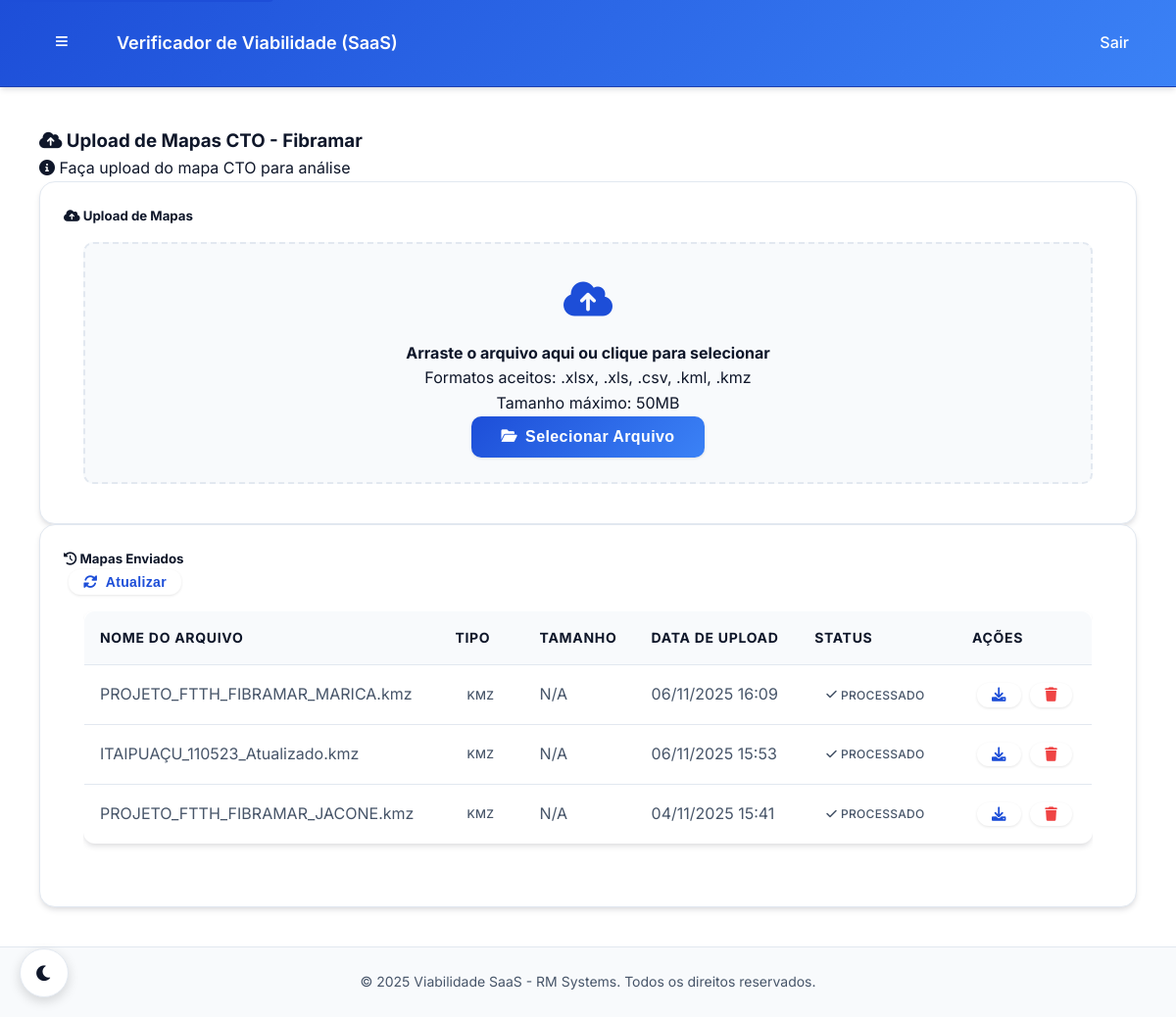
Before: /fibramar/upload/ (signed in) with the older database file.
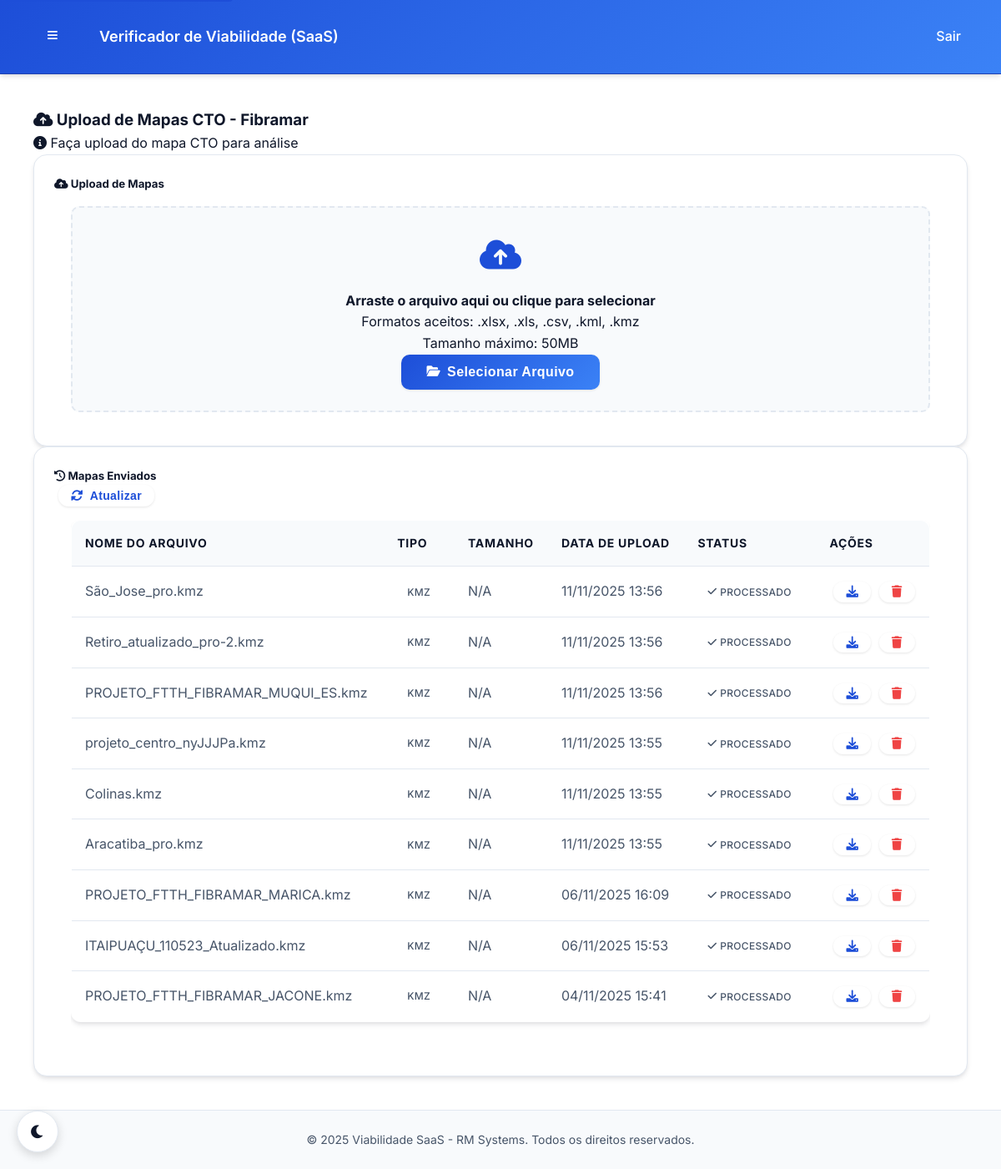
After: the same page with the newer database file.
### core/models.py (models this page shows, shortened)
class Company(models.Model):
    name = models.CharField(max_length=200, verbose_name="Nome da Empresa")
    slug = models.SlugField(max_length=200, unique=True, verbose_name="Slug", help_text="URL amigável para a empresa")
    cnpj = models.CharField(max_length=18, unique=True, verbose_name="CNPJ")
    email = models.EmailField(verbose_name="E-mail da Empresa")
    phone = models.CharField(max_length=20, blank=True, verbose_name="Telefone")
    address = models.TextField(blank=True, verbose_name="Endereço")
    is_active = models.BooleanField(default=True, verbose_name="Ativa")
    created_at = models.DateTimeField(auto_now_add=True, verbose_name="Criada em")
    updated_at = models.DateTimeField(auto_now=True, verbose_name="Atualizada em")
    class Meta:
        verbose_name = "Empresa"
        verbose_name_plural = "Empresas"
        ordering = ['name']

class CTOMapFile(models.Model):
    FILE_TYPES = [
        ('kml', 'KML'),
        ('kmz', 'KMZ'),
        ('csv', 'CSV'),
        ('xls', 'XLS'),
        ('xlsx', 'XLSX'),
    ]
    PROCESSING_STATUS = [
        ('pending', 'Pendente'),
        ('processing', 'Processando'),
        ('completed', 'Concluído'),
        ('failed', 'Falhou'),
    ]
    file = models.FileField(upload_to="cto_maps/", verbose_name="Arquivo")
    description = models.CharField(max_length=255, blank=True, verbose_name="Descrição")
    file_type = models.CharField(max_length=10, choices=FILE_TYPES, default='csv', verbose_name="Tipo de Arquivo")
    company = models.ForeignKey(
        Company,
        on_delete=models.CASCADE,
        related_name='cto_maps',
        verbose_name="Empresa"
    )
    uploaded_by = models.ForeignKey(
        CustomUser,
        on_delete=models.CASCADE,
        related_name='uploaded_maps',
        verbose_name="Enviado por"
    )
    uploaded_at = models.DateTimeField(auto_now_add=True, verbose_name="Enviado em")
    processing_status = models.CharField(
        max_length=20,
        choices=PROCESSING_STATUS,
        default='pending',
        verbose_name="Status de Processamento"
    )
    is_processed = models.BooleanField(default=False, verbose_name="Processado")
    processed_at = models.DateTimeField(null=True, blank=True, verbose_name="Processado em")
    analysis_id = models.CharField(max_length=100, blank=True, verbose_name="ID da Análise")
    viability_score = models.IntegerField(null=True, blank=True, verbose_name="Score de Viabilidade")
    processing_time = models.FloatField(null=True, blank=True, verbose_name="Tempo de Processamento (s)")
    analysis_results = models.JSONField(default=dict, blank=True, verbose_name="Resultados da Análise")
    issues_found = models.JSONField(default=list, blank=True, verbose_name="Problemas Encontrados")
    recommendations = models.JSONField(default=list, blank=True, verbose_name="Recomendações")
    file_size = models.BigIntegerField(null=True, blank=True, verbose_name="Tamanho do Arquivo (bytes)")
    coordinates_count = models.IntegerField(null=True, blank=True, verbose_name="Número de Coordenadas")
    updated_at = models.DateTimeField(auto_now=True, verbose_name="Atualizado em")
    class Meta:
        verbose_name = "Mapa CTO"
        verbose_name_plural = "Mapas CTO"
        ordering = ['-uploaded_at']
        indexes = [
            models.Index(fields=['company', 'processing_status']),
            models.Index(fields=['uploaded_by', 'uploaded_at']),
            models.Index(fields=['file_type', 'is_processed']),
        ]
    @property
    def file_name(self):
        return os.path.basename(self.file.name) if self.file else ""

### core/views.py (the view)
@login_required
@company_access_required(require_admin=False, allow_user_role=True)
def company_map_upload_page(request, company_slug):
    import os
    company = get_object_or_404(Company, slug=company_slug)
    maps = CTOMapFile.objects.filter(company=company).order_by('-uploaded_at')[:20]
    for map in maps:
        try:
            if map.file and map.file.name:
                map.file_size_bytes = os.path.getsize(map.file.path) if os.path.exists(map.file.path) else None
                map.original_filename = os.path.basename(map.file.name)
            else:
                map.file_size_bytes = None
                map.original_filename = getattr(map, 'description', 'N/A')
        except (FileNotFoundError, ValueError, OSError):
            map.file_size_bytes = None
            map.original_filename = getattr(map, 'description', 'N/A')
    context = {
        'company': company,
        'maps': maps,
    }
    return render(request, 'core/upload_page.html', context)

### core/templates/core/upload_page.html (shortened to what this page needs)
{% extends 'base.html' %}
{% load static %}
{% block body_class %}upload-page{% endblock %}
{% block extra_head %}
<link rel="stylesheet" href="{% static 'css/verificador.css' %}">
{% endblock %}
{% block content %}
<div class="main-content">
    <div class="d-flex justify-content-between align-items-center mb-4">
        <h3>
            <i class="fas fa-cloud-upload-alt me-2"></i>
            Upload de Mapas CTO - {{ company.name }}
        </h3>
        <div class="text-muted">
            <i class="fas fa-info-circle me-1"></i>
            Faça upload do mapa CTO para análise
        </div>
    </div>
    <div class="card mb-4">
        <div class="card-header">
            <h5 class="mb-0">
                <i class="fas fa-cloud-upload-alt me-2"></i>
                Upload de Mapas
            </h5>
        </div>
        <div class="card-body">
            <div class="upload-area" id="uploadArea">
                <div class="upload-icon">
                    <i class="fas fa-cloud-upload-alt"></i>
                </div>
                <h4>Arraste o arquivo aqui ou clique para selecionar</h4>
                <p class="text-muted mb-3">
                    Formatos aceitos: .xlsx, .xls, .csv, .kml, .kmz<br>
                    Tamanho máximo: 50MB
                </p>
                <button type="button" class="btn btn-primary" id="selectFileBtn">
                    <i class="fas fa-folder-open me-2"></i>
                    Selecionar Arquivo
                </button>
            </div>
        </div>
    </div>
    <div class="card">
        <div class="card-header d-flex justify-content-between align-items-center">
            <h5 class="mb-0">
                <i class="fas fa-history me-2"></i>
                Mapas Enviados
            </h5>
            <button class="btn btn-sm btn-outline-primary" onclick="location.reload()">
                <i class="fas fa-sync-alt"></i> Atualizar
            </button>
        </div>
        <div class="card-body p-0">
            {% if maps %}
                <div class="table-responsive">
                    <table class="table table-hover mb-0">
                        <thead class="table-light">
                            <tr>
                                <th class="border-0">Nome do Arquivo</th>
                                <th class="border-0">Tipo</th>
                                <th class="border-0">Tamanho</th>
                                <th class="border-0">Data de Upload</th>
                                <th class="border-0">Status</th>
                                <th class="border-0">Ações</th>
                            </tr>
                        </thead>
                        <tbody>
                            {% for map in maps %}
                                <tr>
                                    <td class="fw-bold">{{ map.original_filename|default:map.file_name }}</td>
                                    <td>
                                        <span class="badge bg-info">
                                            {{ map.file_type|upper|default:"N/A" }}
                                        </span>
                                    </td>
                                    <td>
                                        {% if map.file_size_bytes %}
                                            {{ map.file_size_bytes|filesizeformat }}
                                        {% else %}
                                            <span class="text-muted">N/A</span>
                                        {% endif %}
                                    </td>
                                    <td>{{ map.uploaded_at|date:"d/m/Y H:i" }}</td>
                                    <td>
                                        {% if map.is_processed %}
                                            <span class="badge bg-success">
                                                <i class="fas fa-check me-1"></i>
                                                Processado
                                            </span>
                                        {% else %}
                                            <span class="badge bg-warning">
                                                <i class="fas fa-clock me-1"></i>
                                                Pendente
                                            </span>
                                        {% endif %}
                                    </td>
                                    <td>
                                        <div class="btn-group" role="group">
                                            <a href="{% url 'company:map_download' company_slug=company.slug pk=map.pk %}"
                                               class="btn btn-outline-primary btn-sm"
                                               title="Download">
                                                <i class="fas fa-download"></i>
                                            </a>
                                            <form method="post" action="{% url 'company:map_delete' company_slug=company.slug pk=map.pk %}" style="display: inline;">
                                                <button type="submit"
                                                        class="btn btn-outline-danger btn-sm"
                                                        title="Excluir"
                                                        onclick="return confirm('Tem certeza que deseja excluir este arquivo?')">
                                                    <i class="fas fa-trash"></i>
                                                </button>
                                            </form>
                                        </div>
                                    </td>
                                </tr>
                            {% endfor %}
                        </tbody>
                    </table>
                </div>
            {% endif %}
        </div>
    </div>
</div>
{% endblock %}

### templates/base.html (shortened to what this page needs)
<!doctype html>
<html lang="pt-br">
  <head>
    {% load static %}
    <link rel="stylesheet" href="{% static 'css/theme_colors.css' %}" />
    <link rel="stylesheet" href="{% static 'css/theme_rm.css' %}" />
    <link rel="stylesheet" href="{% static 'css/styles.css' %}" />
    <link rel="stylesheet" href="{% static 'css/global.css' %}" />
    <link rel="stylesheet" href="https://cdnjs.cloudflare.com/ajax/libs/font-awesome/6.0.0/css/all.min.css">
    {% block extra_head %}{% endblock %}
  </head>
  <body class="{% block body_class %}{% endblock %}" data-theme="light">
    <header class="topbar" role="banner">
      <div style="display:flex;align-items:center;gap:10px;">
        {% if user.is_authenticated and user.is_company_admin or user.is_rm_admin %}
        <button class="navbar-toggler" type="button" id="sidebarToggle">
          <span class="navbar-toggler-icon">≡</span>
        </button>
        {% endif %}
        <h1 class="app-title">Verificador de Viabilidade (SaaS)</h1>
      </div>
      <nav role="navigation" aria-label="Navegação principal">
        {% if user.is_authenticated %}
          {% if user.is_rm_admin %}
            <a href="{% url 'rm:admin_dashboard' %}" aria-current="{% if request.resolver_match.url_name == 'admin_dashboard' %}page{% endif %}">Dashboard</a>
            <a href="/admin/">Admin</a>
            <a href="{% url 'rm:logout' %}">Sair</a>
          {% elif user.company and user.is_company_admin %}
            <a href="{% url 'company:logout' company_slug=user.company.slug %}">Sair</a>
          {% elif user.company %}
            <a href="{% url 'company:logout' company_slug=user.company.slug %}">Sair</a>
          {% endif %}
        {% else %}
          <a href="{% url 'rm:login' %}" aria-current="{% if request.resolver_match.url_name == 'login' %}page{% endif %}">Entrar</a>
        {% endif %}
      </nav>
    </header>
    <main id="main-content" class="main-container" role="main">
      {% block content %}{% endblock %}
    </main>
    <footer class="footer" role="contentinfo">
      <p>&copy; {% now "Y" %} Viabilidade SaaS - RM Systems. Todos os direitos reservados.</p>
    </footer>
  </body>
</html>

Changed rows visible on the page:
added CTOMapFile: original_filename "São_Jose_pro.kmz", file_type "KMZ", shows "N/A", uploaded_at "11/11/2025 13:56", is_processed True (drawn)
added CTOMapFile: original_filename "Retiro_atualizado_pro-2.kmz", file_type "KMZ", shows "N/A", uploaded_at "11/11/2025 13:56", is_processed True (drawn)
added CTOMapFile: original_filename "PROJETO_FTTH_FIBRAMAR_MUQUI_ES.kmz", file_type "KMZ", shows "N/A", uploaded_at "11/11/2025 13:56", is_processed True (drawn)
added CTOMapFile: original_filename "projeto_centro_nyJJJPa.kmz", file_type "KMZ", shows "N/A", uploaded_at "11/11/2025 13:55", is_processed True (drawn)
added CTOMapFile: original_filename "Colinas.kmz", file_type "KMZ", shows "N/A", uploaded_at "11/11/2025 13:55", is_processed True (drawn)
added CTOMapFile: original_filename "Aracatiba_pro.kmz", file_type "KMZ", shows "N/A", uploaded_at "11/11/2025 13:55", is_processed True (drawn)
